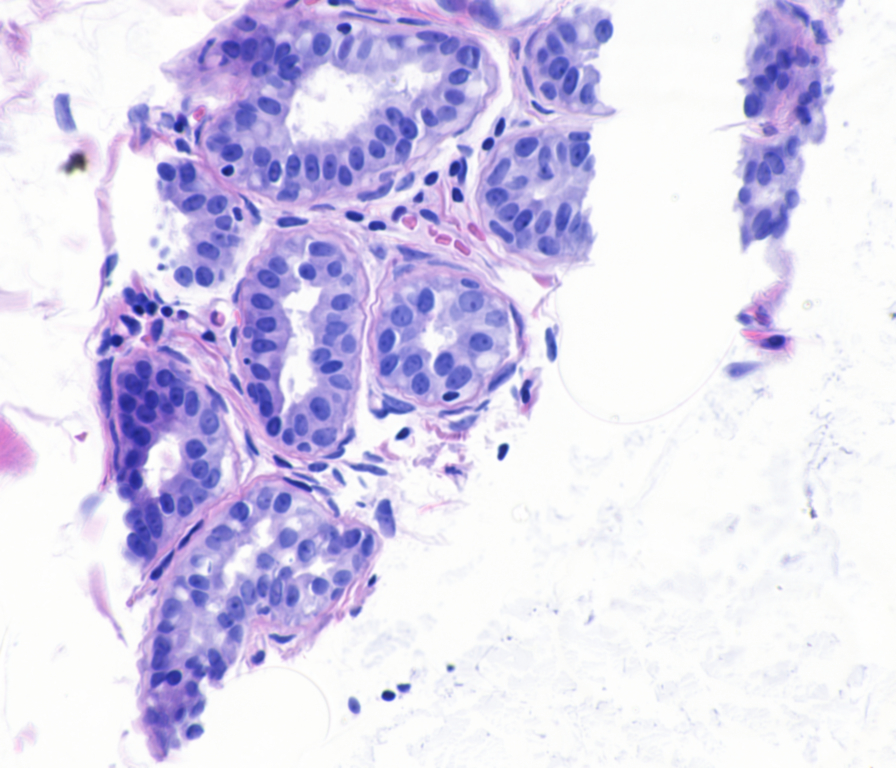
#> input picture BreastCancer/Cells_1.jpg, 896 x 768 px; its folder holds only this picture in this run
$ python main.py   (older library calls are emulated)
#> lines starting #> are read from the running program, lines starting #| are printed output that depends on the picture; long printed decimals are rounded
import cv2
import glob
import os
import warnings
import pandas as pd
import re
warnings.filterwarnings("ignore")

images=[]
value=[]
filename=[]


src = 'BreastCancer'
dest  = 'Output'


def variance_of_laplacian(image):
	# compute the Laplacian of the image and then return the focus
	# measure, which is simply the variance of the Laplacian
	return cv2.Laplacian(image, cv2.CV_64F).var()


def preprocessing():
    global images
    global filename
    filename=[os.path.basename(x) for x in glob.glob('BreastCancer/*.jpg')]
    images=[cv2.imread(file) for file in glob.glob("BreastCancer/*.jpg")]
#> images = 1 item

    for i in range(len(images)):
        global result
        gray = cv2.cvtColor(images[i], cv2.COLOR_BGR2GRAY)
        fm = variance_of_laplacian(gray)

        if fm >100:
            text="jelas"

        cv2.putText(images[i], "{:.2f}".format(fm), (10, 30), cv2.FONT_HERSHEY_SIMPLEX, 0.8, (0, 0, 255), 3)
        value.append(fm)
#> this loop made 1 pass
#> fm on pass 1: 42.07
#> pass 1, in preprocessing, `gray = cv2.cvtColor(images[i], cv2.COLOR_BGR2GRAY)`:
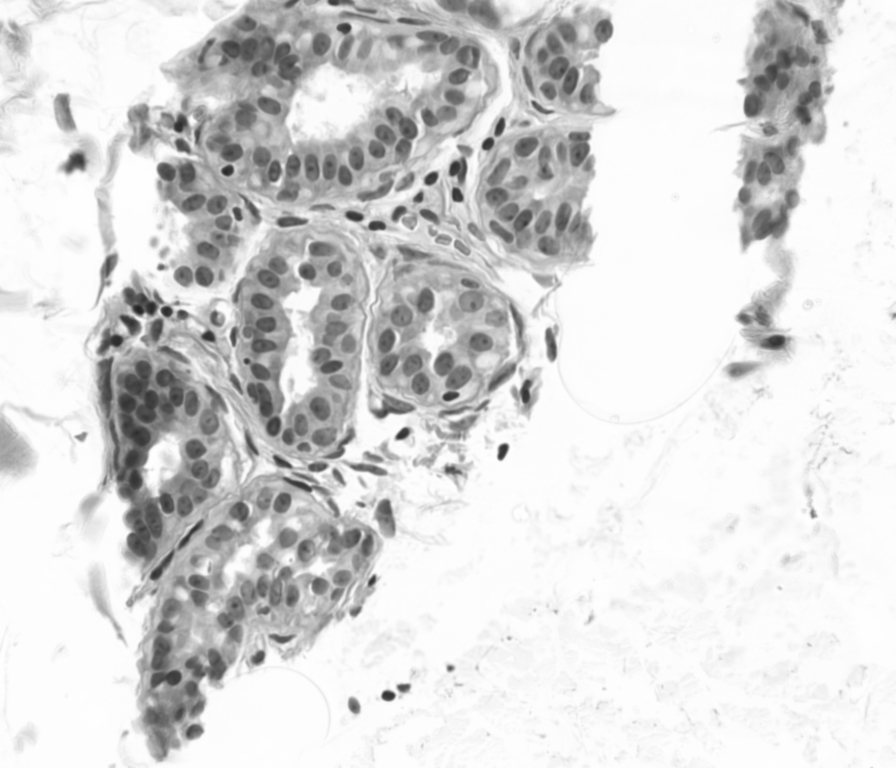
#> gray: shape (768, 896); min 33, max 255, mean 217.1
#> after the loop, value = [42.07]

def sorting():
    for k in range(len(value)):
        for i in range(len(value)-1):
            if value[i]<value[i+1]:
                temp=images[i]
                images[i]=images[i+1]
                images[i+1]=temp
                temp1=value[i]
                value[i]=value[i+1]
                value[i+1]=temp1
                temp2=filename[i]
                filename[i]=filename[i+1]
                filename[i+1]=temp2
#> this loop made 1 pass
#> after the loop, filename = ['Cells_1.jpg']
def output():
    if os.path.isdir('Output') is False:
        os.mkdir('Output')
    for index in range(len(images)):
        nama = f'img_{index+1}_{filename[index]}.jpg'
        img_des = os.path.join(dest, nama);
        cv2.imwrite(img_des ,images[index]);
#> this loop made 1 pass
#> pass 1, in output, `cv2.imwrite(img_des ,images[index]);`:
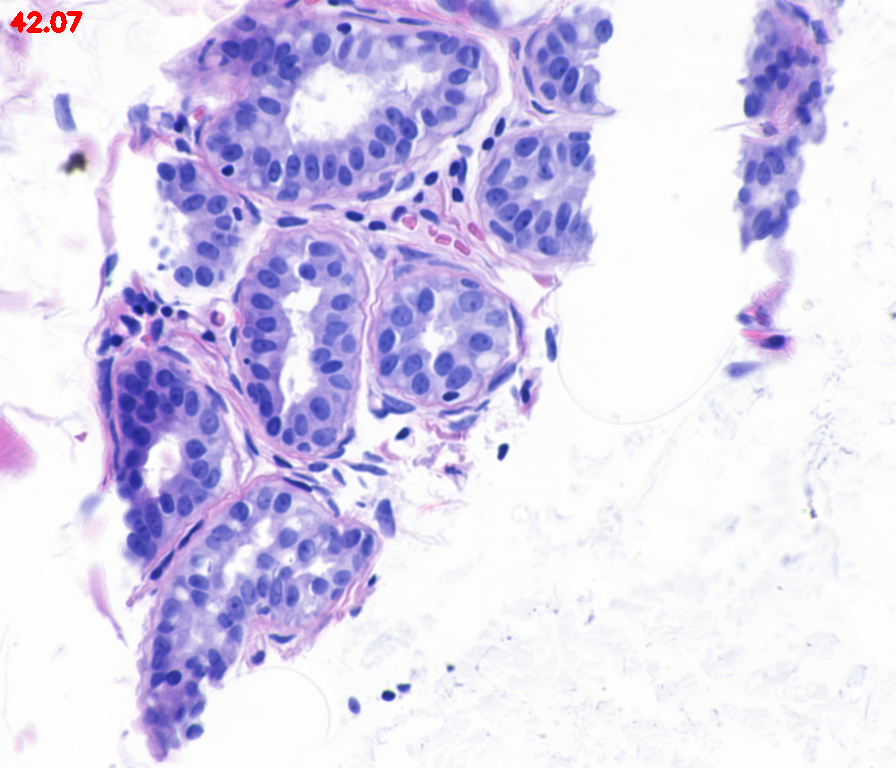
#> saved as img_1_Cells_1.jpg.jpg: shape (768, 896, 3); mean B, G, R 237.2, 212.3, 218.1

def table():
    df=pd.DataFrame({'Nama':filename,'Besar Laplacian':value})
#> df = table of 1 rows and 2 columns
    print(df)
#|           Nama  Besar Laplacian
#| 0  Cells_1.jpg        42.068

preprocessing()
sorting()
output()
table()
